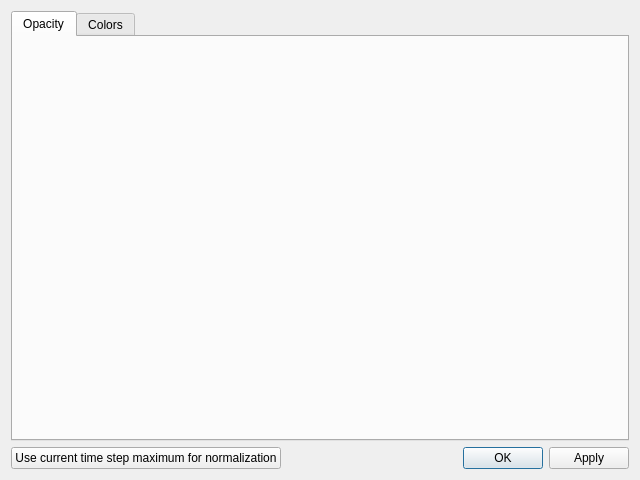
<?xml version="1.0" encoding="UTF-8"?>
<ui version="4.0">
 <class>Dialog</class>
 <widget class="QDialog" name="Dialog">
  <property name="geometry">
   <rect>
    <x>0</x>
    <y>0</y>
    <width>640</width>
    <height>480</height>
   </rect>
  </property>
  <property name="windowTitle">
   <string>Dialog</string>
  </property>
  <layout class="QVBoxLayout" name="verticalLayout">
   <item>
    <widget class="QTabWidget" name="tabWidget">
     <property name="currentIndex">
      <number>0</number>
     </property>
     <widget class="QWidget" name="opacityTab">
      <attribute name="title">
       <string>Opacity</string>
      </attribute>
      <layout class="QVBoxLayout" name="verticalLayout_2">
       <item>
        <widget class="QWidget" name="opacityWidget" native="true">
         <layout class="QHBoxLayout" name="opacityWidgetLayout"/>
        </widget>
       </item>
      </layout>
     </widget>
     <widget class="QWidget" name="colorsTab">
      <attribute name="title">
       <string>Colors</string>
      </attribute>
      <layout class="QVBoxLayout" name="verticalLayout_3">
       <item>
        <widget class="QWidget" name="colorsWidget" native="true">
         <layout class="QHBoxLayout" name="colorsWidgetLayout"/>
        </widget>
       </item>
      </layout>
     </widget>
    </widget>
   </item>
   <item>
    <layout class="QHBoxLayout" name="horizontalLayout">
     <item>
      <widget class="QPushButton" name="normalizationButton">
       <property name="text">
        <string>Use current time step maximum for normalization</string>
       </property>
      </widget>
     </item>
     <item>
      <widget class="QDialogButtonBox" name="buttonBox">
       <property name="orientation">
        <enum>Qt::Horizontal</enum>
       </property>
       <property name="standardButtons">
        <set>QDialogButtonBox::Apply|QDialogButtonBox::Ok</set>
       </property>
       <property name="centerButtons">
        <bool>false</bool>
       </property>
      </widget>
     </item>
    </layout>
   </item>
  </layout>
 </widget>
 <resources/>
 <connections>
  <connection>
   <sender>buttonBox</sender>
   <signal>accepted()</signal>
   <receiver>Dialog</receiver>
   <slot>accept()</slot>
   <hints>
    <hint type="sourcelabel">
     <x>248</x>
     <y>254</y>
    </hint>
    <hint type="destinationlabel">
     <x>157</x>
     <y>274</y>
    </hint>
   </hints>
  </connection>
  <connection>
   <sender>buttonBox</sender>
   <signal>rejected()</signal>
   <receiver>Dialog</receiver>
   <slot>reject()</slot>
   <hints>
    <hint type="sourcelabel">
     <x>316</x>
     <y>260</y>
    </hint>
    <hint type="destinationlabel">
     <x>286</x>
     <y>274</y>
    </hint>
   </hints>
  </connection>
 </connections>
</ui>
